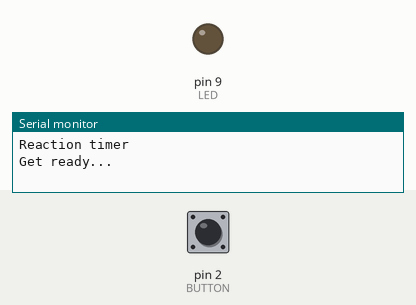
Bench run of a sketch on a simulated Arduino Uno, built with avr-gcc and run on an emulated ATmega328P. Parts: output pins drawn as LEDs (lit = HIGH), the last lines printed to the serial monitor. The inputs (shaded band) are chosen by the test bench; at power-on: pin 2 (BUTTON) HIGH. Random numbers use the default seed unless the sketch sets one.

Above: at 1.2 s.
1.3 s: pin 2 (BUTTON) pulled LOW for 0.15 s
4.4 s: pin 2 (BUTTON) pulled LOW for 1 s
At 10.2 s:
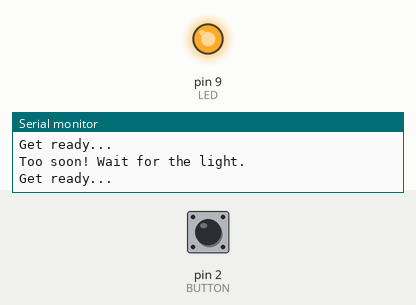
Timing chart, 0 to 11.7 s (numbered marks = the images above; inputs shaded):
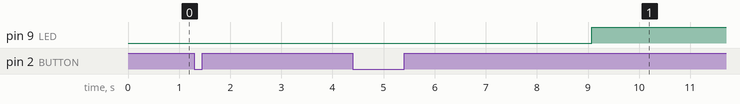

The sketch:

p015-reaction-timer.ino
```cpp
// Project 15: Reaction Timer
// Wait for the light, then press as fast as you can.
// Uses the same circuit as Project 12.

const int BUTTON = 2;
const int LED = 9;

unsigned long best = 0;       // fastest time so far, 0 = none

// A function that answers a question: is the button down?
bool pressed() {
  return digitalRead(BUTTON) == LOW;
}

void waitForRelease() {
  while (pressed()) {
    // do nothing until the button comes up
  }
  delay(50);                  // let the contacts settle
}

void setup() {
  pinMode(BUTTON, INPUT_PULLUP);
  pinMode(LED, OUTPUT);
  Serial.begin(9600);
  randomSeed(analogRead(A0)); // shuffle the random numbers
  Serial.println("Reaction timer");
}

void loop() {
  Serial.println("Get ready...");
  digitalWrite(LED, LOW);

  // Wait a random 2 to 5 seconds, watching for a false start.
  unsigned long waitTime = random(2000, 5001);
  unsigned long began = millis();
  bool falseStart = false;

  while (millis() - began < waitTime && !falseStart) {
    if (pressed()) {
      falseStart = true;
    }
  }

  if (falseStart) {
    Serial.println("Too soon! Wait for the light.");
  } else {
    digitalWrite(LED, HIGH);              // GO
    unsigned long start = millis();

    while (!pressed()) {
      // wait for the press
    }

    unsigned long reaction = millis() - start;
    digitalWrite(LED, LOW);

    Serial.print("Your time: ");
    Serial.print(reaction);
    Serial.println(" ms");

    if (best == 0 || reaction < best) {
      best = reaction;
      Serial.println("New best!");
    }
    Serial.print("Best so far: ");
    Serial.print(best);
    Serial.println(" ms");
  }

  waitForRelease();
  delay(1500);
}
```
